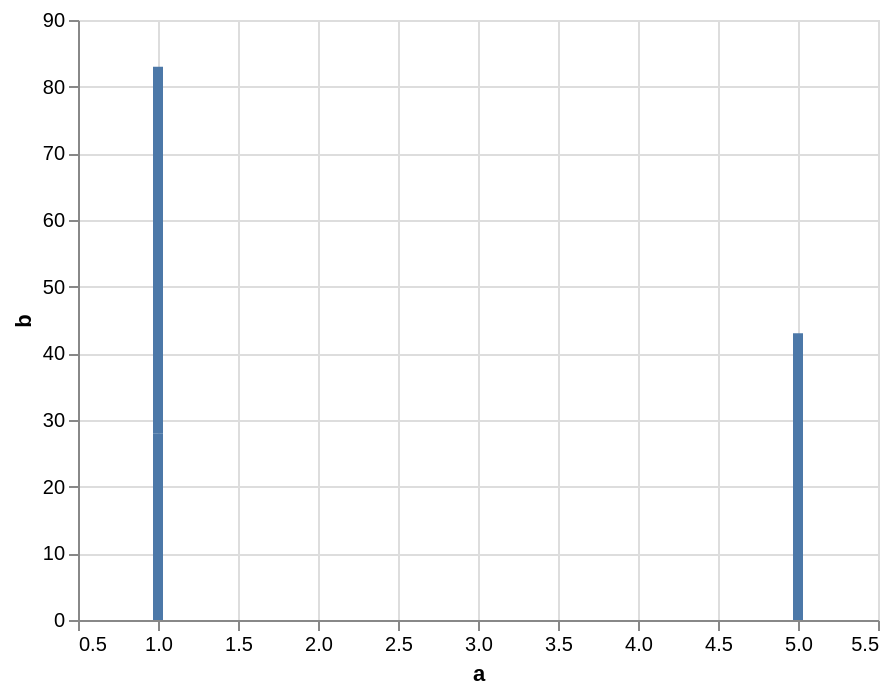

Source (Vega-Lite JSON):
### Vega specification from a JSON file in a GitHub repository (floating-point values rounded to 4 significant figures)
{"$schema": "https://vega.github.io/schema/vega/v5.json", "background": "white", "padding": 5, "width": 400, "height": 300, "style": "cell", "data": [{"name": "source_0", "values": [{"a": 1, "b": 28}, {"a": 1, "b": 55}, {"a": 5, "b": 43}]}, {"name": "data_0", "source": "source_0", "transform": [{"type": "stack", "groupby": ["a"], "field": "b", "sort": {"field": [], "order": []}, "as": ["b_start", "b_end"], "offset": "zero"}, {"type": "filter", "expr": "isValid(datum[\"a\"]) && isFinite(+datum[\"a\"]) && isValid(datum[\"b\"]) && isFinite(+datum[\"b\"])"}]}], "marks": [{"name": "marks", "type": "rect", "style": ["bar"], "from": {"data": "data_0"}, "encode": {"update": {"fill": {"value": "#4c78a8"}, "ariaRoleDescription": {"value": "bar"}, "description": {"signal": "\"a: \" + (format(datum[\"a\"], \"\")) + \"; b: \" + (format(datum[\"b\"], \"\"))"}, "xc": {"scale": "x", "field": "a"}, "width": {"value": 5}, "y": {"scale": "y", "field": "b_end"}, "y2": {"scale": "y", "field": "b_start"}}}}], "scales": [{"name": "x", "type": "linear", "domain": {"data": "data_0", "field": "a"}, "range": [0, {"signal": "width"}], "nice": true, "zero": false, "padding": 5}, {"name": "y", "type": "linear", "domain": {"data": "data_0", "fields": ["b_start", "b_end"]}, "range": [{"signal": "height"}, 0], "nice": true, "zero": true}], "axes": [{"scale": "x", "orient": "bottom", "gridScale": "y", "grid": true, "tickCount": {"signal": "ceil(width/40)"}, "domain": false, "labels": false, "aria": false, "maxExtent": 0, "minExtent": 0, "ticks": false, "zindex": 0}, {"scale": "y", "orient": "left", "gridScale": "x", "grid": true, "tickCount": {"signal": "ceil(height/40)"}, "domain": false, "labels": false, "aria": false, "maxExtent": 0, "minExtent": 0, "ticks": false, "zindex": 0}, {"scale": "x", "orient": "bottom", "grid": false, "title": "a", "labelAngle": 0, "labelBaseline": "top", "labelFlush": true, "labelOverlap": true, "tickCount": {"signal": "ceil(width/40)"}, "zindex": 0}, {"scale": "y", "orient": "left", "grid": false, "title": "b", "labelOverlap": true, "tickCount": {"signal": "ceil(height/40)"}, "zindex": 0}]}
